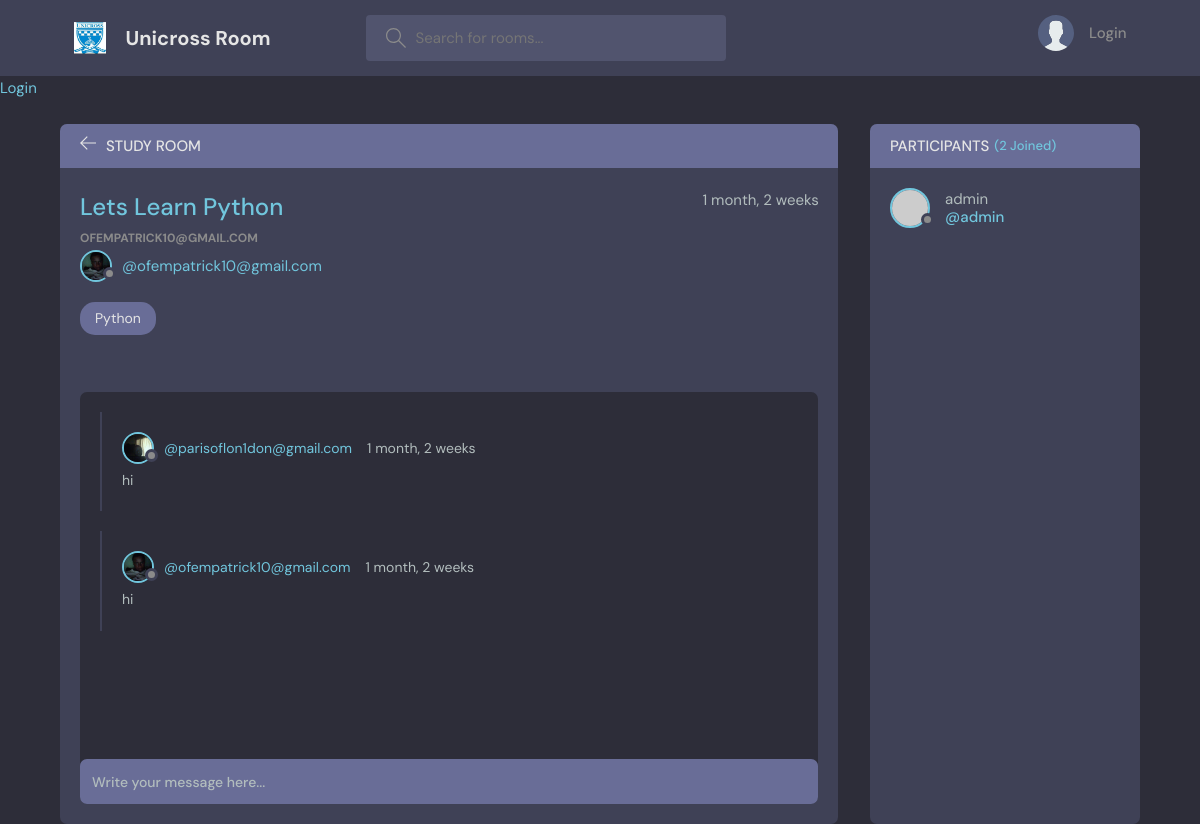
/room/1, run on the app's committed database.
### paris/models.py (models this page shows, shortened)
class Room (models.Model):
    host = models.ForeignKey(User, on_delete=models.SET_NULL, null=True)
    topic = models.ForeignKey(Topic, on_delete=models.SET_NULL, null=True)
    name = models.CharField(max_length=255)
    description = models.TextField(null=True, blank=True)
    created = models.DateTimeField(auto_now_add=True)
    updated = models.DateField(auto_now=True)
    participant = models.ManyToManyField(User, related_name='participant', blank=True)
    class Meta:
        ordering = ['-created', '-updated']

class User(AbstractUser):
    name = models.CharField(max_length=250)
    email = models.EmailField(unique=True)
    avatar =  models.ImageField(default='images/avatar.svg', null=True)
    USERNAME_FIELD = 'email'
    REQUIRED_FIELDS = []

class Topic(models.Model):
    name = models.CharField(max_length=255)
    def __str__(self):
        return self.name

class Message(models.Model):
    user = models.ForeignKey(User, on_delete=models.CASCADE  )
    room = models.ForeignKey(Room, on_delete=models.CASCADE)
    body = models.TextField()
    created = models.DateTimeField(auto_now_add=True)
    updated = models.DateField(auto_now=True)
    class Meta:
        ordering = [
            '-created', '-updated'
        ]
    def __str__(self):
        return self.body[0:50]

### paris/views.py (the view, shortened to what this page needs)
# urls.py: path('room/<pk>', views.room, name='room'),
def room(request, pk):
    room =  get_object_or_404(Room, pk=pk)
    room_messages= room.message_set.all()
    participant = room.participant.all()
    context = {'room': room, 'room_messages': room_messages, 'participant': participant}
    return render(request, 'paris/room.html', context)

### paris/templates/paris/room.html (shortened to what this page needs)
{%extends 'main.html' %}
{%block content%}
<main class="profile-page layout layout--2">
  <div class="container">
    <div class="room">
      <div class="room__top">
        <div class="room__topLeft">
          <a href="{%url 'home' %}">
            <svg version="1.1" xmlns="http://www.w3.org/2000/svg" width="32" height="32" viewBox="0 0 32 32">
              <title>arrow-left</title>
              <path
                d="M13.723 2.286l-13.723 13.714 13.719 13.714 1.616-1.611-10.96-10.96h27.625v-2.286h-27.625l10.965-10.965-1.616-1.607z"
              ></path>
            </svg>
          </a>
          <h3>Study Room</h3>
        </div>
      </div>
      <div class="room__box scroll">
        <div class="room__header scroll">
          <div class="room__info">
            <h3>{{room.name}}</h3>
            <span>{{room.created | timesince}}</span>
          </div>
          <div class="room__hosted">
            <p>{{room.host}}</p>
            <a href="{%url 'user-profile' user.id %}" class="room__author">
              <div class="avatar avatar--small">
                <img src="{{room.host.avatar.url}}" />
              </div>
              <span>@{{room.host}}</span>
            </a>
          </div>
          <span class="room__topics">{{room.topic}}</span>
        </div>
        <div class="room__conversation">
          <div class="threads scroll">
            {%for message in room_messages%}
            <div class="thread">
              <div class="thread__top">
                <div class="thread__author">
                  <a href="{%url 'user-profile' message.user.id%}" class="thread__authorInfo">
                    <div class="avatar avatar--small">
                      <img src="{{message.user.avatar.url}}" />
                    </div>
                    <span>@{{message.user}}</span>
                  </a>
                  <span class="thread__date">{{message.created | timesince}}</span>
                </div>
              </div>
              <div class="thread__details">
                {{message}}
              </div>
            </div>
            {%endfor%}
          </div>
        </div>
      </div>
      <div class="room__message">
        <form method="POST" action="">
          <input name="body" placeholder="Write your message here..." />
        </form>
      </div>
    </div>
    <div class="participants">
      <h3 class="participants__top">Participants <span>({{room.participant.all.count}} Joined)</span></h3>
      <div class="participants__list scroll">
        <a href="{%url 'user-profile' room.host.id %}" class="participant">
          <div class="avatar avatar--medium">
            <img src="https://randomuser.me/api/portraits/men/37.jpg" />
          </div>
          <p>
            {{room.host.username}}
            <span>@{{room.host.username}}</span>
          </p>
        </a>
      </div>
    </div>
  </div>
</main>
{%endblock%}

### data on the page
Room: name "Lets Learn Python", created "1 month, 2 weeks", host "OFEMPATRICK10@GMAIL.COM", host.avatar (picture), host "ofempatrick10@gmail.com", topic "Python", participant.all.count "2", host.username "admin"
Message: user.avatar (picture), user "parisoflon1don@gmail.com", created "1 month, 2 weeks", body "hi"
Message: user.avatar (picture), user "ofempatrick10@gmail.com", created "1 month, 2 weeks", body "hi"
